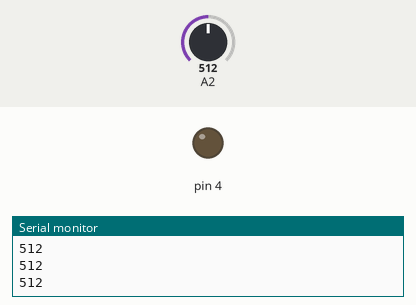
Simulated run of this sketch. Board: Arduino Uno, built with avr-gcc and run on an emulated ATmega328P. Shown: output pins drawn as LEDs (lit = HIGH), the last lines printed to the serial monitor. Inputs (shaded band) come from the test bench; at power-on: A2 = 512.

Above: at 1.2 s.
1.3 s: A2 set to 594
2.8 s: A2 set to 615
At 3.3 s:
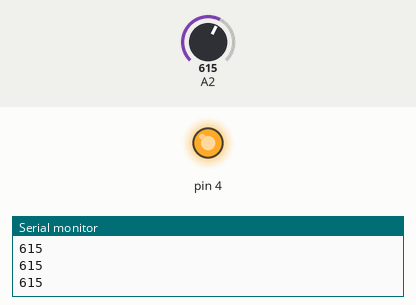
4.3 s: A2 set to 590
At 4.7 s:
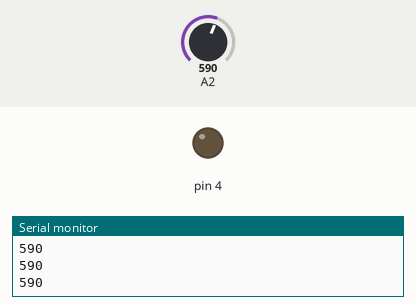
5.8 s: A2 set to 610
At 6.8 s:
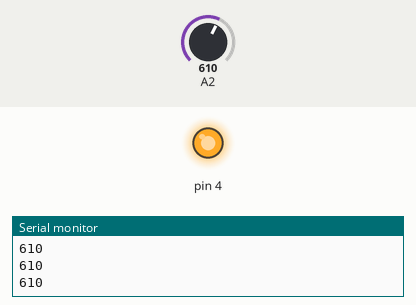
Timing chart, 0 to 8.3 s (numbered marks = the images above; inputs shaded):
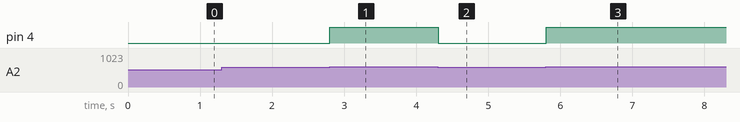

The sketch:

Lesson_6_SoundControlLED.ino
```cpp
/*
 * Generated using BlocklyDuino:
 *
 * https://github.com/MediaTek-Labs/BlocklyDuino-for-LinkIt
 *
 * Date: Mon, 28 Sep 2020 06:37:40 GMT
 */


void setup()
{
  pinMode(4, OUTPUT);

  Serial.begin(9600);

}


void loop()
{
  Serial.println((analogRead(2)));
  if ((analogRead(2)) > 600) {
    digitalWrite(4, 1);
    delay(100);

  } else {
    digitalWrite(4, 0);

  }
}
```

Measured:
- the behaviour switches between 600 and 601 on A2 (found by bisection; images 0 and 1)
- after the input at 2.8 s, pin 4: LOW → HIGH at once
- after the input at 4.3 s, pin 4: HIGH → LOW at once
- after the input at 5.8 s, pin 4: LOW → HIGH at once
